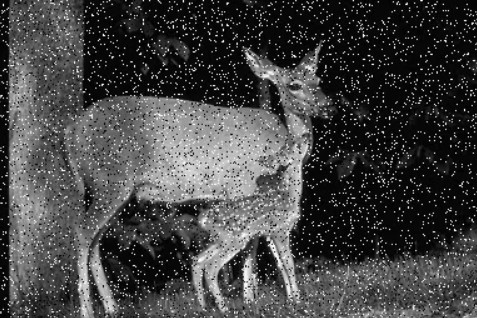
#> input picture images/images/huou.jpg, 477 x 318 px, found by its file name
$ python LocTrungVi.py
#> lines starting #> are read from the running program, lines starting #| are printed output that depends on the picture
import cv2
from matplotlib import pyplot as plt

def apply_median_blur_and_display(input_path):
    # Đọc ảnh từ đường dẫn
#> called with input_path = 'images/huou.jpg'
    image = cv2.imread(input_path, cv2.IMREAD_GRAYSCALE)
#> image is the input picture: shape (318, 477); min 0, max 255, mean 67.8

    # Áp dụng Median Blur
    blurred_image = cv2.medianBlur(image, 3)
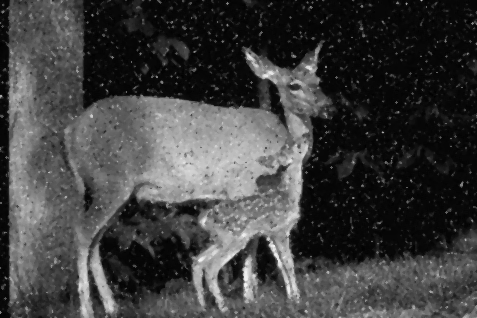
#> blurred_image: shape (318, 477); min 0, max 242, mean 63.4

    # Hiển thị ảnh gốc và ảnh sau khi áp dụng Median Blur
    plt.figure(figsize=(10, 5))

    plt.subplot(1, 2, 1)
    plt.imshow(image, cmap='gray')
    plt.title('Original Image')

    plt.subplot(1, 2, 2)
    plt.imshow(blurred_image, cmap='gray')
    plt.title('Blurred Image')

    plt.show()
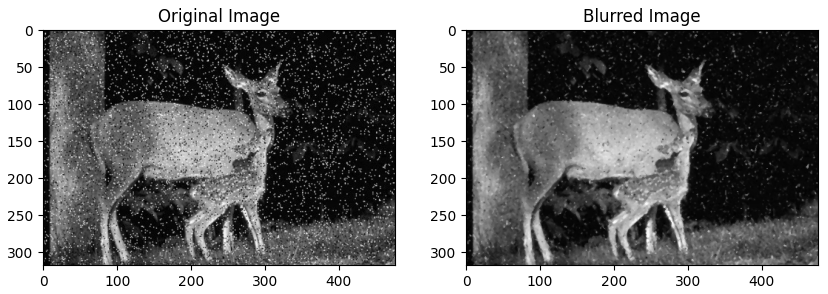
#> figure drawn by matplotlib, 2 panels

if __name__ == "__main__":
    input_image_path = 'images/huou.jpg'
    apply_median_blur_and_display(input_image_path)

$ run again, with images/images/baby.jpg copied over images/images/huou.jpg
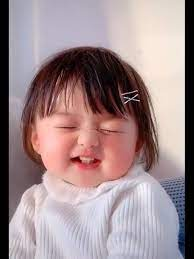
#> input picture images/images/baby.jpg, 194 x 259 px, found by its file name
#> in apply_median_blur_and_display, `image = cv2.imread(input_path, cv2.IMREAD_GRAYSCALE)`:
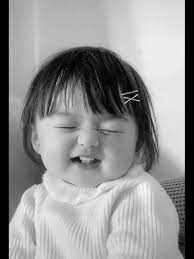
#> image: shape (259, 194); min 0, max 250, mean 145.1
#> in apply_median_blur_and_display, `plt.show()`:
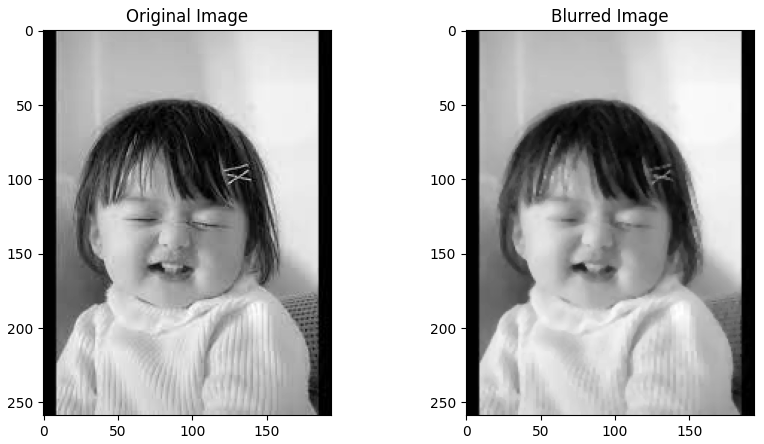
#> figure drawn by matplotlib, 2 panels

$ run again, with images/images/baby2.jpg copied over images/images/huou.jpg
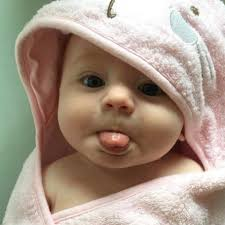
#> input picture images/images/baby2.jpg, 225 x 225 px, found by its file name
#> in apply_median_blur_and_display, `image = cv2.imread(input_path, cv2.IMREAD_GRAYSCALE)`:
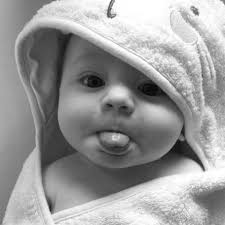
#> image: shape (225, 225); min 3, max 255, mean 154.7
#> in apply_median_blur_and_display, `plt.show()`:
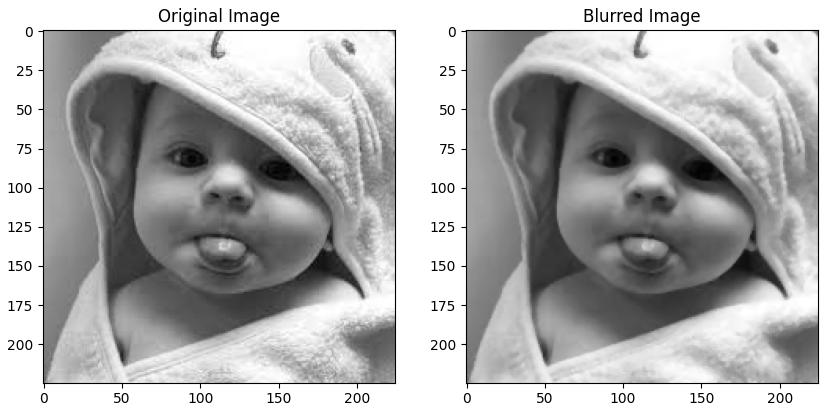
#> figure drawn by matplotlib, 2 panels
